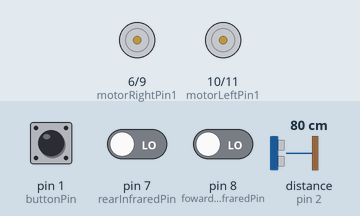
Recording of a sketch running on a simulated Arduino Uno, built with avr-gcc and run on an emulated ATmega328P. Parts: motor-driver pin pairs drawn as motors (green arrow = first pin HIGH = forward, orange = second pin HIGH = backward, longer = more drive). The test bench sets the inputs (shaded band); at power-on: pin 1 (buttonPin) HIGH, pin 7 (rearInfraredPin) LOW, pin 8 (fowardInfraredPin) LOW, distance to the obstacle (sensor on pin 2) 80 cm. The echo pulse lasts 58.3 µs per cm.

Above: at 1.2 s.
1.3 s: pin 1 (buttonPin) pulled LOW for 0.15 s
4.4 s: pin 7 (rearInfraredPin) driven HIGH
At 6.8 s:
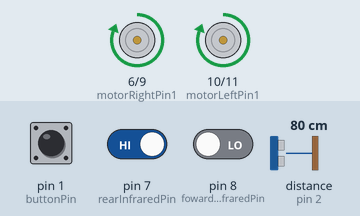
7.4 s: pin 7 (rearInfraredPin) driven LOW
At 7.45 s:
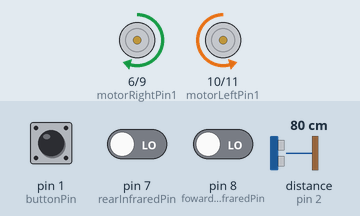
9.1 s: pin 7 (rearInfraredPin) driven HIGH
At 9.9 s:
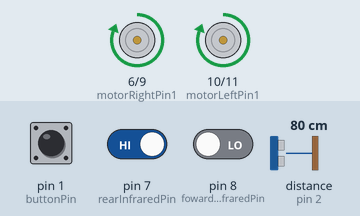
12.1 s: pin 8 (fowardInfraredPin) driven HIGH
15.1 s: pin 7 (rearInfraredPin) driven LOW
At 15.8 s:
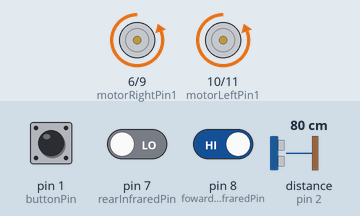
Timing chart, 0 to 17.6 s (numbered marks = the images above; inputs shaded):
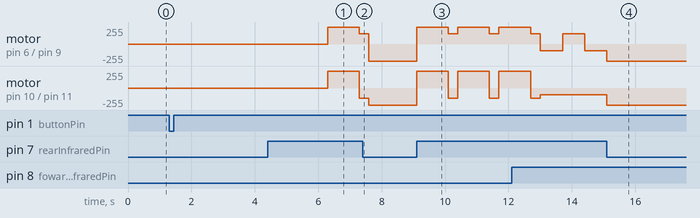

The sketch:

sumobot_millis.ino
```cpp
#include <Button.h>

// Declaration of pins
/** Pin of the left motor on clockwise
  *
  * It is the number of the pin used to control the left motor on clockwise
  */
int motorLeftPin1 = 10;

/** Pin of the left motor on counter-clock wise
  *
  * It is the number of the pin used to control the left motor on counter-clock wise
  */
int motorLeftPin2 = 11;

/** Pin of the right motor on clockwise
  *
  * It is the number of the pin used to control the right motor on clockwise
  */
int motorRightPin1 = 6;

/** Pin of the right motor on counter-clock wise
  *
  * It is the number of the pin used to control the right motor on counter-clock wise
  */
int motorRightPin2 = 9;

/** Pin of the foward infrared
  *
  * It is the number of the pin used to control the foward infrared
  */
const int fowardInfraredPin = 8;

/** Pin of the rear infrared
  *
  * It is the number of the pin used to control the rear infrared
  */
const int rearInfraredPin = 7;

/** Pin of the ultrasonic trigger
  *
  * It is the number of the pin used to control the trigger of the ultrasonic sensor
  */
const int ultrasonicTriggerPin = 4;

/** Pin of the ultrasonic echo
  *
  * It is the number of the pin used to control the echo of the ultrasonic sensor
  */
const int ultrasonicEchoPin = 2;

/** Pin of the button
  *
  * It is the number of the pin used to control the button
  */
Button buttonPin(1);

// Declaration of constants
/** Distance of the dome in centimeters
  *
  * It is the distance of the dome in centimeters where the sumobots have to fight
  */
const int maxDistance = 32;

// Declaration of variables
/** Boolean of button
  *
  * Boolean of the button that says if the button was pressed
  */
bool buttonPressed = false;

/** Previous time of search stage swap
  *
  * Last time of swap between scanning and moving
  */
unsigned long previousTime = 0;

/** Variable for saving current time
  *
  * Current time of the sumobot saved with the fuction millis()
  */
unsigned long currentTime = 0;

/** Stage of search algorithm
  *
  * If true, the bot is scanning the area in front of it, else if false, it's moving forward to scan again
  */
bool flag = false;

/** Setup of the infrared pins, the button and the ultrasonic sensor
  *
  * Setup of the two infrared pins, one on the foward and the other on the rear, setup of one button and setup of the ultrasonic pins of the ultrasonic sensor, which is the trigger and the echo
  */
void setup() {
  // Setup of the infrared pins
  pinMode(fowardInfraredPin, INPUT);
  pinMode(rearInfraredPin, INPUT);

  // Setup of the button
  buttonPin.begin();

  // Setup of the ultrasonic pins
  pinMode(ultrasonicTriggerPin, OUTPUT);
  pinMode(ultrasonicEchoPin, INPUT);

  // Setup of the motors
  pinMode(motorLeftPin1, OUTPUT);
  pinMode(motorLeftPin2, OUTPUT);
  pinMode(motorRightPin1, OUTPUT);
  pinMode(motorRightPin2, OUTPUT);
  digitalWrite(ultrasonicTriggerPin,LOW);
}

/** Loop to control the attack of the sumobot
  *
  * Loop to control when the sumobot has to attack, how the sumobot has to move to attack and where is the enemy of the sumobot
  */
void loop() {
  // If the button was pressed
  if (buttonPin.toggled() && !buttonPressed){
    // Change boolean of buttonPressed
    buttonPressed = !buttonPressed;
    // Delay to attack five seconds after the button was pressed
    delay(5000);
  }
  if (buttonPressed) {
    currentTime = millis();
    // Checkout if the sumobot is on the border
    if (!onBorderRear()) {
      // Go away from the border
      goAwayRear();
    }
    else if (!onBorderFoward()) {
      // Go away from the border
      goAwayFoward();
    }
    else{
      // Look out the other sumobot to attack him
      if (enemyIsNear()) {
        // Attack the other sumobot
        attack();
      } else {
        findEnemy();
      }
    }
  }
}

/** Function to attack the enemy
  *
  * Function with an algorithm to attack the enemy and avoid the attacks of the enemy
  */
void attack() {
  // Code to attack the enemy
  moveMotors(255, 255);
}

/** Function to find the enemy
  *
  * Function that move the sumobot to find the enemy
  */
void findEnemy() {
  // Code to find the enemy
  if ((currentTime-previousTime) > 700) {
    if (!flag){
      flag = true;
      moveMotors(100, 100);
      previousTime = currentTime;
    }
    else {
      flag = false;
      moveMotors(100, -100);
      previousTime = currentTime;
    }
  }
}

/** Function to tell if the enemy is on the front or not
  *
  * Function that use the ultrasonic sensor to detect if the enemy is in front of the sumobot or not
  *
  * @return True if the enemy is on the front and False in other cases
  */
bool enemyIsNear() {
  // Generate a pulse to detect the enemy
  digitalWrite(ultrasonicTriggerPin, HIGH);
  delayMicroseconds(10);
  digitalWrite(ultrasonicTriggerPin, LOW);

  // Calculates the duration of the pulse
  long duration = pulseIn(ultrasonicEchoPin, HIGH);
  // Calculates the distance in centimeters based on the duration of the pulse
  int distance = duration/58;

  // Returns the boolean that says if the enemy is near of him
  return distance<maxDistance;
}

/** Function to tell if the border is on the foward or not
  *
  * Function that use the infrared sensor on the foward to detect if the border is on the foward of the sumobot or not
  *
  * @return True if the border is on the foward and False in other cases
  */
bool onBorderFoward() {
  // Save the lecture of the infrared sensor
  int lecture = digitalRead(fowardInfraredPin);

  // Returns the boolean that says if the sumobot is on the border on the foward
  return lecture;
}

/** Function to tell if the border is on the rear or not
  *
  * Function that use the infrared sensor on the rear to detect if the border is on the rear of the sumobot or not
  *
  * @return True if the border is on the rear and False in other cases
  */
bool onBorderRear() {
  // Save the lecture of the infrared sensor
  int lecture = digitalRead(rearInfraredPin);

  // Returns the boolean that says if the sumobot is on the border on the rear
  return lecture;
}

/** Function to go away from the border of the foward
  *
  * Function that go back from the border of the foward moving on rear
  */
void goAwayFoward() {
  // Code to go away from the border of the foward
  moveMotors(-255, -255);
  delay(1000);
  moveMotors(155, -155);
  delay(300);
}

/** Function to go away from the border of the rear
  *
  * Function that go back from the border of the rear moving on foward
  */
void goAwayRear() {
  // Code to go away from the border of the rear
  moveMotors(255, 255);
  delay(500);
}

/** Function to move the motors
  *
  * Function that move the motors based on the left speed and right speed inserted on the params
  *
  * @param leftSpeed Is the speed of the left motor
  * @param rightSpeed Is the speed of the right motor
  */
void moveMotors(int leftSpeed, int rightSpeed) {
  if (leftSpeed > 0) {
    analogWrite(motorLeftPin2, leftSpeed);
    analogWrite(motorLeftPin1, 0);
  } else {
    analogWrite(motorLeftPin1, -leftSpeed);
    analogWrite(motorLeftPin2, 0);
  }
  if (rightSpeed > 0) {
    analogWrite(motorRightPin2, rightSpeed);
    analogWrite(motorRightPin1, 0);
  } else {
    analogWrite(motorRightPin1, -rightSpeed);
    analogWrite(motorRightPin2, 0);
  }
}
```

Measured:
- after the input at 1.3 s, every drawn part: stays the same
- after the input at 4.4 s, motor on pin 6 (motorRightPin1) / pin 9 (motorRightPin2): stopped → forward 255/255 after 1.9 s, → forward 155/255 1.0 s later; motor on pin 10 (motorLeftPin1) / pin 11 (motorLeftPin2): stopped → forward 255/255 after 1.9 s, → backward 155/255 1.0 s later
- after the input at 9.1 s, motor on pin 6 (motorRightPin1) / pin 9 (motorRightPin2): alternates forward 255/255 for 1.0 s and forward 155/255 for 0.30 s, starting at once; motor on pin 10 (motorLeftPin1) / pin 11 (motorLeftPin2): alternates forward 255/255 for 1.0 s and backward 155/255 for 0.30 s, starting at once
- after the input at 15.1 s, motor on pin 10 (motorLeftPin1) / pin 11 (motorLeftPin2): backward 100/255 → backward 255/255 at once
